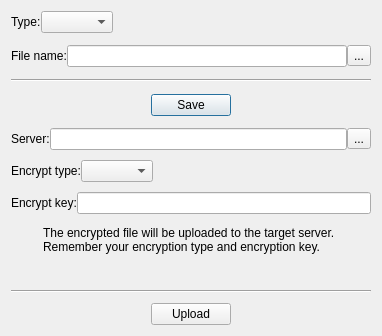
<?xml version="1.0" encoding="UTF-8"?>
<ui version="4.0">
 <class>QWoDbBackupDialog</class>
 <widget class="QDialog" name="QWoDbBackupDialog">
  <property name="geometry">
   <rect>
    <x>0</x>
    <y>0</y>
    <width>378</width>
    <height>336</height>
   </rect>
  </property>
  <property name="windowTitle">
   <string>Dialog</string>
  </property>
  <layout class="QVBoxLayout" name="verticalLayout">
   <property name="spacing">
    <number>10</number>
   </property>
   <item>
    <layout class="QHBoxLayout" name="horizontalLayout">
     <property name="spacing">
      <number>0</number>
     </property>
     <item>
      <widget class="QLabel" name="label">
       <property name="text">
        <string>Type:</string>
       </property>
      </widget>
     </item>
     <item>
      <widget class="QComboBox" name="backupType"/>
     </item>
     <item>
      <spacer name="horizontalSpacer">
       <property name="orientation">
        <enum>Qt::Horizontal</enum>
       </property>
       <property name="sizeHint" stdset="0">
        <size>
         <width>40</width>
         <height>20</height>
        </size>
       </property>
      </spacer>
     </item>
    </layout>
   </item>
   <item>
    <widget class="QWidget" name="localArea" native="true">
     <layout class="QVBoxLayout" name="verticalLayout_2">
      <property name="spacing">
       <number>10</number>
      </property>
      <property name="leftMargin">
       <number>0</number>
      </property>
      <property name="topMargin">
       <number>0</number>
      </property>
      <property name="rightMargin">
       <number>0</number>
      </property>
      <property name="bottomMargin">
       <number>0</number>
      </property>
      <item>
       <layout class="QHBoxLayout" name="horizontalLayout_2">
        <property name="spacing">
         <number>0</number>
        </property>
        <item>
         <widget class="QLabel" name="label_2">
          <property name="text">
           <string>File name:</string>
          </property>
         </widget>
        </item>
        <item>
         <widget class="QLineEdit" name="pathLocal"/>
        </item>
        <item>
         <widget class="QToolButton" name="btnBrowser">
          <property name="text">
           <string>...</string>
          </property>
          <property name="icon">
           <iconset resource="woterm.qrc">
            <normaloff>../private/skins/black/dirs.png</normaloff>../private/skins/black/dirs.png</iconset>
          </property>
         </widget>
        </item>
       </layout>
      </item>
      <item>
       <widget class="Line" name="line">
        <property name="sizePolicy">
         <sizepolicy hsizetype="Fixed" vsizetype="Fixed">
          <horstretch>0</horstretch>
          <verstretch>0</verstretch>
         </sizepolicy>
        </property>
        <property name="minimumSize">
         <size>
          <width>360</width>
          <height>0</height>
         </size>
        </property>
        <property name="orientation">
         <enum>Qt::Horizontal</enum>
        </property>
       </widget>
      </item>
      <item>
       <layout class="QHBoxLayout" name="horizontalLayout_5">
        <property name="spacing">
         <number>0</number>
        </property>
        <item>
         <spacer name="horizontalSpacer_2">
          <property name="orientation">
           <enum>Qt::Horizontal</enum>
          </property>
          <property name="sizeHint" stdset="0">
           <size>
            <width>40</width>
            <height>20</height>
           </size>
          </property>
         </spacer>
        </item>
        <item>
         <widget class="QPushButton" name="btnSave">
          <property name="text">
           <string>Save</string>
          </property>
         </widget>
        </item>
        <item>
         <spacer name="horizontalSpacer_3">
          <property name="orientation">
           <enum>Qt::Horizontal</enum>
          </property>
          <property name="sizeHint" stdset="0">
           <size>
            <width>40</width>
            <height>20</height>
           </size>
          </property>
         </spacer>
        </item>
       </layout>
      </item>
     </layout>
    </widget>
   </item>
   <item>
    <widget class="QWidget" name="sftpArea" native="true">
     <layout class="QVBoxLayout" name="verticalLayout_3">
      <property name="spacing">
       <number>10</number>
      </property>
      <property name="leftMargin">
       <number>0</number>
      </property>
      <property name="topMargin">
       <number>0</number>
      </property>
      <property name="rightMargin">
       <number>0</number>
      </property>
      <property name="bottomMargin">
       <number>0</number>
      </property>
      <item>
       <layout class="QHBoxLayout" name="horizontalLayout_3">
        <property name="spacing">
         <number>0</number>
        </property>
        <item>
         <widget class="QLabel" name="label_3">
          <property name="text">
           <string>Server:</string>
          </property>
         </widget>
        </item>
        <item>
         <widget class="QLineEdit" name="sftpServer"/>
        </item>
        <item>
         <widget class="QToolButton" name="btnSftpDetail">
          <property name="text">
           <string>...</string>
          </property>
          <property name="icon">
           <iconset resource="woterm.qrc">
            <normaloff>../private/skins/black/sftp.png</normaloff>../private/skins/black/sftp.png</iconset>
          </property>
         </widget>
        </item>
       </layout>
      </item>
      <item>
       <layout class="QHBoxLayout" name="horizontalLayout_4">
        <property name="spacing">
         <number>0</number>
        </property>
        <item>
         <widget class="QLabel" name="label_4">
          <property name="text">
           <string>Encrypt type:</string>
          </property>
         </widget>
        </item>
        <item>
         <widget class="QComboBox" name="cryptType"/>
        </item>
        <item>
         <widget class="QLabel" name="label_5">
          <property name="text">
           <string/>
          </property>
         </widget>
        </item>
        <item>
         <spacer name="horizontalSpacer_4">
          <property name="orientation">
           <enum>Qt::Horizontal</enum>
          </property>
          <property name="sizeHint" stdset="0">
           <size>
            <width>40</width>
            <height>20</height>
           </size>
          </property>
         </spacer>
        </item>
       </layout>
      </item>
      <item>
       <layout class="QHBoxLayout" name="horizontalLayout_6">
        <property name="spacing">
         <number>0</number>
        </property>
        <item>
         <widget class="QLabel" name="label_6">
          <property name="text">
           <string>Encrypt key:</string>
          </property>
         </widget>
        </item>
        <item>
         <widget class="QLineEdit" name="cryptKey"/>
        </item>
       </layout>
      </item>
      <item>
       <layout class="QHBoxLayout" name="horizontalLayout_8">
        <property name="spacing">
         <number>0</number>
        </property>
        <item>
         <widget class="QLabel" name="label_8">
          <property name="sizePolicy">
           <sizepolicy hsizetype="Fixed" vsizetype="Fixed">
            <horstretch>0</horstretch>
            <verstretch>0</verstretch>
           </sizepolicy>
          </property>
          <property name="minimumSize">
           <size>
            <width>32</width>
            <height>32</height>
           </size>
          </property>
          <property name="maximumSize">
           <size>
            <width>32</width>
            <height>32</height>
           </size>
          </property>
          <property name="text">
           <string/>
          </property>
          <property name="pixmap">
           <pixmap resource="woterm.qrc">../private/skins/black/about.png</pixmap>
          </property>
          <property name="scaledContents">
           <bool>true</bool>
          </property>
         </widget>
        </item>
        <item>
         <widget class="QLabel" name="label_7">
          <property name="text">
           <string>The encrypted file will be uploaded to the target server. Remember your encryption type and encryption key.</string>
          </property>
          <property name="wordWrap">
           <bool>true</bool>
          </property>
         </widget>
        </item>
       </layout>
      </item>
      <item>
       <widget class="QLabel" name="info">
        <property name="text">
         <string/>
        </property>
       </widget>
      </item>
      <item>
       <widget class="Line" name="line_2">
        <property name="minimumSize">
         <size>
          <width>360</width>
          <height>0</height>
         </size>
        </property>
        <property name="orientation">
         <enum>Qt::Horizontal</enum>
        </property>
       </widget>
      </item>
      <item>
       <layout class="QHBoxLayout" name="horizontalLayout_7">
        <property name="spacing">
         <number>0</number>
        </property>
        <item>
         <spacer name="horizontalSpacer_5">
          <property name="orientation">
           <enum>Qt::Horizontal</enum>
          </property>
          <property name="sizeHint" stdset="0">
           <size>
            <width>40</width>
            <height>20</height>
           </size>
          </property>
         </spacer>
        </item>
        <item>
         <widget class="QPushButton" name="btnUpload">
          <property name="text">
           <string>Upload</string>
          </property>
         </widget>
        </item>
        <item>
         <spacer name="horizontalSpacer_6">
          <property name="orientation">
           <enum>Qt::Horizontal</enum>
          </property>
          <property name="sizeHint" stdset="0">
           <size>
            <width>40</width>
            <height>20</height>
           </size>
          </property>
         </spacer>
        </item>
       </layout>
      </item>
     </layout>
    </widget>
   </item>
  </layout>
 </widget>
 <resources>
  <include location="woterm.qrc"/>
 </resources>
 <connections/>
</ui>
